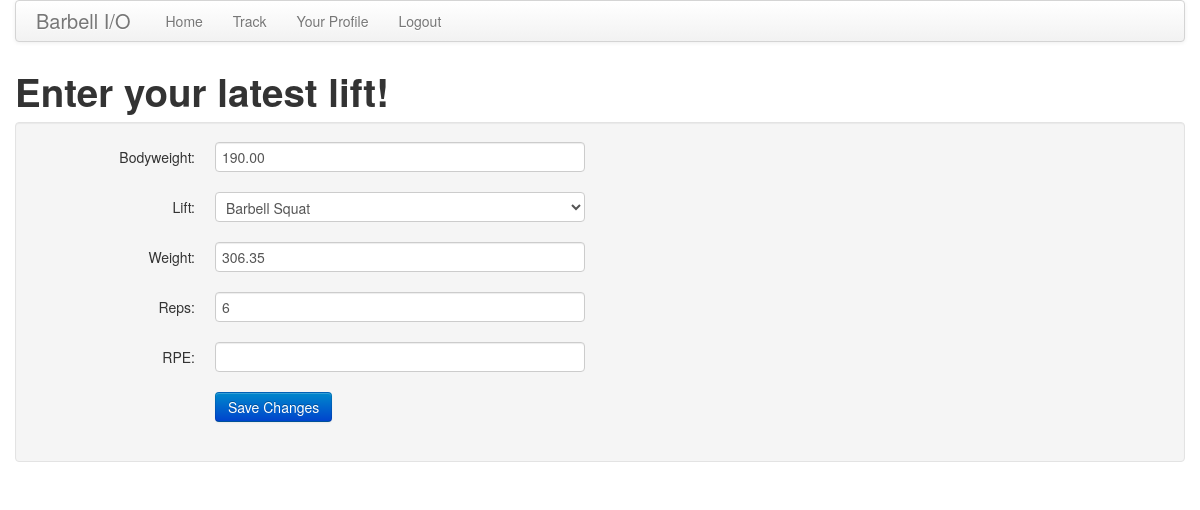
Page /user/dario_yahoo_dos/workouts/edit/58 (signed in) on the earlier database version.
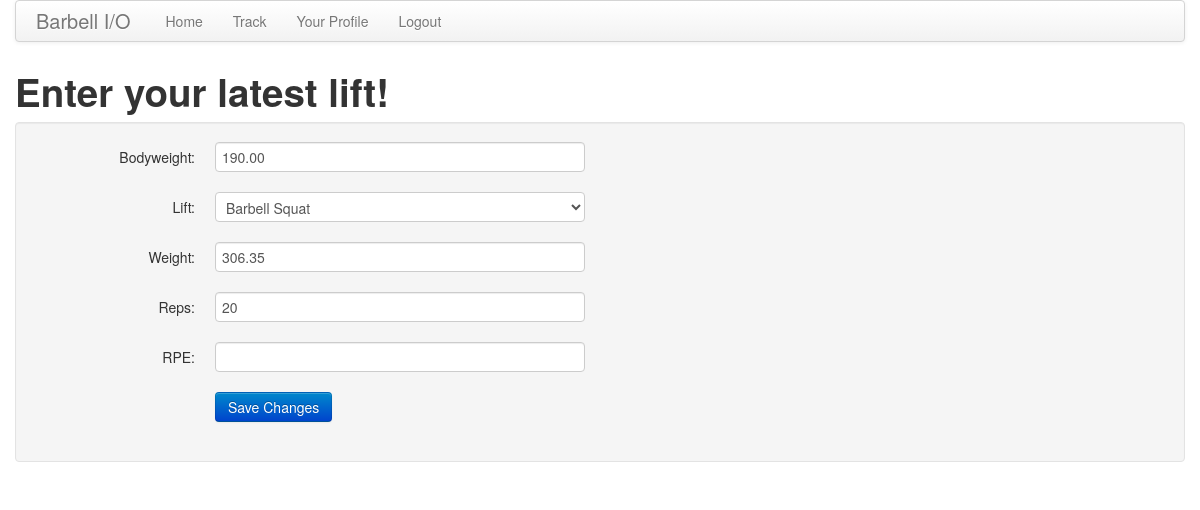
Same page on the later database version.
### app/models.py (models this page shows, shortened)
class LiftEntry(db.Model):
    id = db.Column(db.Integer, primary_key=True)
    lift = db.Column(db.String(128))
    bw = db.Column(db.Float)
    weight = db.Column(db.Float)
    reps = db.Column(db.Integer)
    rpe = db.Column(db.Float)
    timestamp = db.Column(db.DateTime)
    user_id = db.Column(db.Integer, db.ForeignKey('user.id'))

### app/views.py (the view, shortened to what this page needs)
@app.route('/user/<username>/workouts/edit/<lift_id>', methods=['GET', 'POST'])
@login_required
def user_workouts_edit(username, lift_id):
    user = User.query.filter_by(username=username).first()
    if user == None:
        flash('User %s not found.' % username)
        return redirect(url_for('user_workouts', username=username))
    if user.id != g.user.id:
        flash('No deleting data that\'s not yours!')
        return redirect(url_for('user_workouts', username=username))
    form = TrackSetForm()
    liftQueryToEdit = LiftEntry.query.filter_by(id=lift_id)
    liftToEdit = liftQueryToEdit.first()
    if liftToEdit is not None:
        if liftToEdit.user_id != g.user.id:
            flash('No deleting data that\'s not yours!')
            return redirect(url_for('user_workouts', username=username))
        else:
            form.lift.data = liftToEdit.lift
            form.bw.data = liftToEdit.bw
            form.weight.data = liftToEdit.weight
            form.reps.data = liftToEdit.reps
    return render_template('track.html', form=form, title='Edit Workout')

### app/forms.py
class TrackSetForm(Form):
    bw = DecimalField('bw')
    lift = SelectField('lift', choices=[(choice, choice) for choice in lift_choices], validators=[DataRequired()])
    weight = DecimalField('weight', validators=[DataRequired()])
    reps = IntegerField('reps', validators=[DataRequired()])
    rpe = DecimalField('rpe', validators=[Optional()])

### app/models.py (called while the page is built)
    @property
    def is_authenticated(self):
        return True

    def __repr__(self):
        return '<User %r>' % (self.username)

### app/views.py (called while the page is built)
@app.before_request
def before_request():
    g.user = current_user
    print('Current user: ' + str(g.user))
    if g.user.is_authenticated:
        g.user.last_seen = datetime.utcnow()
        db.session.add(g.user)
        db.session.commit()

@lm.user_loader
def load_user(id):
    return User.query.get(int(id))

### app/templates/track.html (shortened to what this page needs)
{% extends "base.html" %}
{% block content %}
<h1>Enter your latest lift!</h1>
<div class="well">
    <form class="form-horizontal" action="" method="post" name="edit">
        <div class="control-group{% if form.errors.post %} error{% endif %}">
            <label class="control-label" for="bw">Bodyweight:</label>
            <div class="controls">
                {{ form.bw(class="span4") }}
            </div>
        </div>
        <div class="control-group{% if form.errors.post %} error{% endif %}">
            <label class="control-label" for="lift">Lift:</label>
            <div class="controls">
                {{ form.lift(class = "span4") }}
            </div>
        </div>
        <div class="control-group{% if form.errors.post %} error{% endif %}">
            <label class="control-label" for="weight">Weight:</label>
            <div class="controls">
                {{ form.weight(class="span4") }}
            </div>
        </div>
        <div class="control-group{% if form.errors.post %} error{% endif %}">
            <label class="control-label" for="reps">Reps:</label>
            <div class="controls">
                {{ form.reps(class="span4") }}
            </div>
        </div>
        <div class="control-group{% if form.errors.post %} error{% endif %}">
            <label class="control-label" for="rpe">RPE:</label>
            <div class="controls">
                {{ form.rpe(class="span4") }}
            </div>
        </div>
        <div class="control-group">
            <div class="controls">
                <input class="btn btn-primary" type="submit" value="Save Changes">
            </div>
        </div>
    </form>
</div>
{% endblock %}

Differences in the rows shown:
changed LiftEntry "Barbell Squat": reps "6" → "20"
